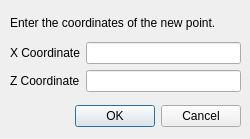
<?xml version="1.0" encoding="UTF-8"?>
<ui version="4.0">
 <class>AddPointDialog</class>
 <widget class="QDialog" name="AddPointDialog">
  <property name="geometry">
   <rect>
    <x>0</x>
    <y>0</y>
    <width>250</width>
    <height>139</height>
   </rect>
  </property>
  <property name="windowTitle">
   <string>Add Point</string>
  </property>
  <widget class="QDialogButtonBox" name="buttonBox">
   <property name="geometry">
    <rect>
     <x>70</x>
     <y>100</y>
     <width>171</width>
     <height>32</height>
    </rect>
   </property>
   <property name="orientation">
    <enum>Qt::Horizontal</enum>
   </property>
   <property name="standardButtons">
    <set>QDialogButtonBox::Cancel|QDialogButtonBox::Ok</set>
   </property>
  </widget>
  <widget class="QWidget" name="verticalLayoutWidget">
   <property name="geometry">
    <rect>
     <x>10</x>
     <y>10</y>
     <width>231</width>
     <height>82</height>
    </rect>
   </property>
   <layout class="QVBoxLayout" name="verticalLayout">
    <item>
     <widget class="QLabel" name="label_3">
      <property name="text">
       <string>Enter the coordinates of the new point.</string>
      </property>
     </widget>
    </item>
    <item>
     <layout class="QGridLayout" name="gridLayout">
      <item row="0" column="1">
       <widget class="QLineEdit" name="xLineEdit">
        <property name="text">
         <string/>
        </property>
       </widget>
      </item>
      <item row="1" column="0">
       <widget class="QLabel" name="label_2">
        <property name="text">
         <string>Z Coordinate</string>
        </property>
       </widget>
      </item>
      <item row="1" column="1">
       <widget class="QLineEdit" name="zLineEdit">
        <property name="text">
         <string/>
        </property>
       </widget>
      </item>
      <item row="0" column="0">
       <widget class="QLabel" name="label">
        <property name="text">
         <string>X Coordinate</string>
        </property>
       </widget>
      </item>
     </layout>
    </item>
   </layout>
  </widget>
 </widget>
 <resources/>
 <connections>
  <connection>
   <sender>buttonBox</sender>
   <signal>accepted()</signal>
   <receiver>AddPointDialog</receiver>
   <slot>accept()</slot>
   <hints>
    <hint type="sourcelabel">
     <x>248</x>
     <y>254</y>
    </hint>
    <hint type="destinationlabel">
     <x>157</x>
     <y>274</y>
    </hint>
   </hints>
  </connection>
  <connection>
   <sender>buttonBox</sender>
   <signal>rejected()</signal>
   <receiver>AddPointDialog</receiver>
   <slot>reject()</slot>
   <hints>
    <hint type="sourcelabel">
     <x>316</x>
     <y>260</y>
    </hint>
    <hint type="destinationlabel">
     <x>286</x>
     <y>274</y>
    </hint>
   </hints>
  </connection>
 </connections>
</ui>
